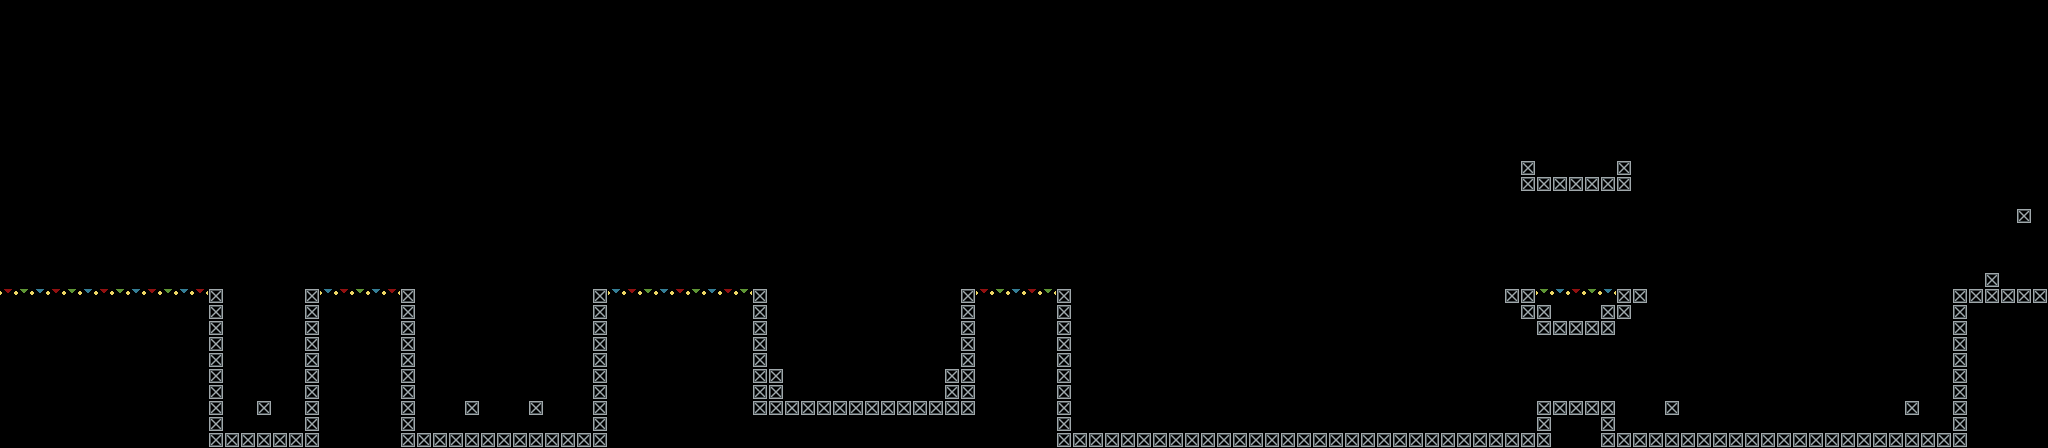

Tiled map render using the project's own tile images. Description and the map definition, with tile-layer contents summarised, below:
An orthogonal 128x28 tile map with 16x16 px tiles, 1 tile layer (floor) and 98 objects.

<map version="1.10" tiledversion="1.10.2" orientation="orthogonal" renderorder="right-down" width="128" height="28" tilewidth="16" tileheight="16" infinite="0" nextlayerid="3" nextobjectid="146">
 <tileset firstgid="1" name="tiles" tilewidth="16" tileheight="16" tilecount="20" columns="10">
  <image source="tiles.png" width="160" height="32" />
 </tileset>
 <layer id="1" name="floor" width="128" height="28">
  <data>[3584 cells, 608 non-empty, 5 distinct tile ids]</data>
 </layer>
 <objectgroup id="2" name="obstacles">
  <object id="1" gid="11" x="160" y="288" width="16" height="16" />
  <object id="2" gid="13" x="256" y="400" width="16" height="16" />
  <object id="3" gid="7" x="256" y="384" width="16" height="16" />
  <object id="4" gid="6" x="256" y="240" width="16" height="16" />
  <object id="5" gid="13" x="464" y="400" width="16" height="16" />
  <object id="6" gid="13" x="528" y="400" width="16" height="16" />
  <object id="8" gid="7" x="528" y="384" width="16" height="16" />
  <object id="11" gid="6" x="624" y="288" width="16" height="16" />
  <object id="12" gid="6" x="672" y="288" width="16" height="16" />
  <object id="13" gid="6" x="720" y="288" width="16" height="16" />
  <object id="17" gid="14" x="256" y="304" width="16" height="16" />
  <object id="18" gid="14" x="464" y="304" width="16" height="16" />
  <object id="19" gid="14" x="528" y="304" width="16" height="16" />
  <object id="20" gid="14" x="816" y="304" width="16" height="16" />
  <object id="21" gid="14" x="896" y="304" width="16" height="16" />
  <object id="23" gid="13" x="944" y="368" width="16" height="16" />
  <object id="25" gid="13" x="768" y="368" width="16" height="16" />
  <object id="39" gid="7" x="832" y="400" width="16" height="16" />
  <object id="40" gid="7" x="880" y="400" width="16" height="16" />
  <object id="42" gid="12" x="784" y="400" width="16" height="16">
   <properties>
    <property name="targetX" value="58" />
   </properties>
  </object>
  <object id="43" gid="12" x="928" y="400" width="16" height="16">
   <properties>
    <property name="targetX" value="49" />
   </properties>
  </object>
  <object id="46" gid="14" x="1152" y="304" width="16" height="16" />
  <object id="47" gid="14" x="1248" y="304" width="16" height="16" />
  <object id="48" gid="14" x="1344" y="304" width="16" height="16" />
  <object id="49" gid="14" x="1440" y="304" width="16" height="16" />
  <object id="51" gid="6" x="1200" y="240" width="16" height="16" />
  <object id="52" gid="6" x="1296" y="240" width="16" height="16" />
  <object id="53" gid="6" x="1392" y="240" width="16" height="16" />
  <object id="54" gid="14" x="1152" y="416" width="16" height="16" />
  <object id="55" gid="14" x="1248" y="416" width="16" height="16" />
  <object id="56" gid="14" x="1344" y="416" width="16" height="16" />
  <object id="57" gid="14" x="1440" y="416" width="16" height="16" />
  <object id="59" gid="7" x="1152" y="384" width="16" height="16" />
  <object id="60" gid="7" x="1248" y="384" width="16" height="16" />
  <object id="61" gid="7" x="1344" y="384" width="16" height="16" />
  <object id="62" gid="7" x="1440" y="384" width="16" height="16" />
  <object id="63" gid="5" x="224" y="432" width="16" height="16" />
  <object id="64" gid="5" x="240" y="432" width="16" height="16" />
  <object id="65" gid="5" x="256" y="432" width="16" height="16" />
  <object id="66" gid="5" x="272" y="432" width="16" height="16" />
  <object id="67" gid="5" x="288" y="432" width="16" height="16" />
  <object id="68" gid="12" x="416" y="432" width="16" height="16">
   <properties>
    <property name="targetX" value="36" />
   </properties>
  </object>
  <object id="69" gid="12" x="576" y="432" width="16" height="16">
   <properties>
    <property name="targetX" value="26" />
   </properties>
  </object>
  <object id="72" gid="5" x="1088" y="432" width="16" height="16" />
  <object id="73" gid="5" x="1120" y="432" width="16" height="16" />
  <object id="74" gid="5" x="1152" y="432" width="16" height="16" />
  <object id="75" gid="5" x="1184" y="432" width="16" height="16" />
  <object id="76" gid="5" x="1216" y="432" width="16" height="16" />
  <object id="77" gid="5" x="1248" y="432" width="16" height="16" />
  <object id="78" gid="5" x="1280" y="432" width="16" height="16" />
  <object id="79" gid="5" x="1312" y="432" width="16" height="16" />
  <object id="80" gid="5" x="1344" y="432" width="16" height="16" />
  <object id="81" gid="5" x="1376" y="432" width="16" height="16" />
  <object id="82" gid="5" x="1408" y="432" width="16" height="16" />
  <object id="83" gid="5" x="1440" y="432" width="16" height="16" />
  <object id="84" gid="5" x="1472" y="432" width="16" height="16" />
  <object id="85" gid="5" x="1504" y="432" width="16" height="16" />
  <object id="91" gid="13" x="1664" y="400" width="16" height="16" />
  <object id="92" gid="14" x="1712" y="304" width="16" height="16" />
  <object id="93" gid="5" x="1632" y="432" width="16" height="16" />
  <object id="94" gid="5" x="1664" y="432" width="16" height="16" />
  <object id="95" gid="5" x="1696" y="432" width="16" height="16" />
  <object id="96" gid="5" x="1728" y="432" width="16" height="16" />
  <object id="97" gid="5" x="1760" y="432" width="16" height="16" />
  <object id="98" gid="8" x="1568" y="384" width="16" height="16" />
  <object id="99" gid="6" x="496" y="224" width="16" height="16" />
  <object id="100" gid="6" x="464" y="384" width="16" height="16" />
  <object id="101" gid="14" x="1792" y="304" width="16" height="16" />
  <object id="102" gid="14" x="1872" y="304" width="16" height="16" />
  <object id="104" gid="13" x="1984" y="272" width="16" height="16" />
  <object id="106" gid="13" x="2016" y="208" width="16" height="16" />
  <object id="107" gid="14" x="1936" y="160" width="16" height="16" />
  <object id="108" gid="14" x="1856" y="160" width="16" height="16" />
  <object id="109" gid="14" x="1776" y="160" width="16" height="16" />
  <object id="110" gid="14" x="1696" y="160" width="16" height="16" />
  <object id="112" gid="6" x="1712" y="272" width="16" height="16" />
  <object id="113" gid="6" x="1792" y="272" width="16" height="16" />
  <object id="114" gid="6" x="1872" y="272" width="16" height="16" />
  <object id="116" gid="7" x="1856" y="128" width="16" height="16" />
  <object id="118" gid="7" x="1696" y="128" width="16" height="16" />
  <object id="121" gid="16" x="1568" y="176" width="16" height="16" />
  <object id="122" gid="14" x="1392" y="160" width="16" height="16" />
  <object id="126" gid="16" x="1392" y="128" width="16" height="16" />
  <object id="130" gid="13" x="1904" y="400" width="16" height="16" />
  <object id="131" gid="5" x="1792" y="432" width="16" height="16" />
  <object id="132" gid="5" x="1824" y="432" width="16" height="16" />
  <object id="133" gid="5" x="1856" y="432" width="16" height="16" />
  <object id="134" gid="5" x="1888" y="432" width="16" height="16" />
  <object id="135" gid="5" x="1920" y="432" width="16" height="16" />
  <object id="136" gid="17" x="1568" y="176" width="16" height="16" />
  <object id="138" gid="6" x="1776" y="128" width="16" height="16" />
  <object id="139" gid="6" x="1936" y="128" width="16" height="16" />
  <object id="140" gid="7" x="1568" y="288" width="16" height="16" />
  <object id="141" gid="6" x="1616" y="160" width="16" height="16" />
  <object id="142" gid="6" x="1520" y="160" width="16" height="16" />
  <object id="143" gid="6" x="1984" y="240" width="16" height="16" />
  <object id="144" gid="7" x="2016" y="176" width="16" height="16" />
  <object id="145" gid="7" x="1904" y="368" width="16" height="16" />
 </objectgroup>
</map>